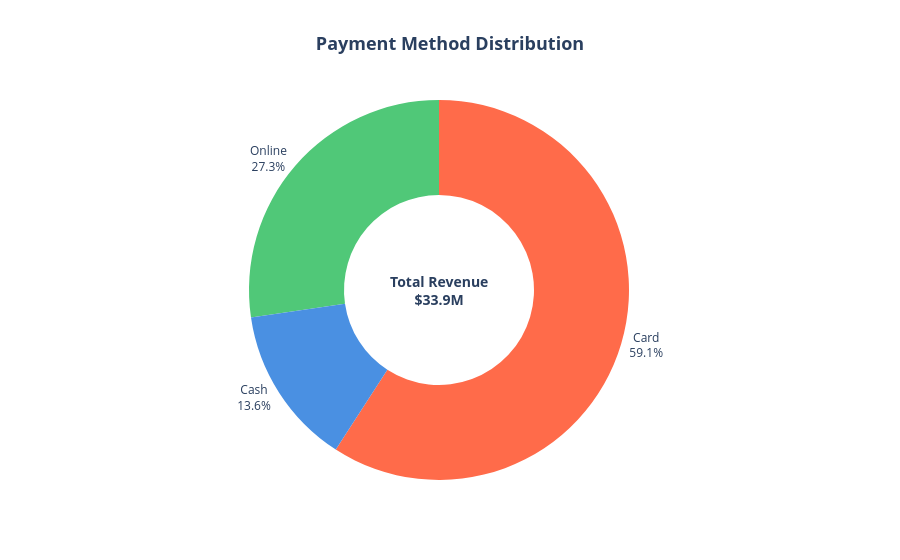

The code cell stored with this chart in its notebook:
### Markdown cell above
### Payment Distribution by Sales

### Code cell
payment_sales = df.groupby('Payment_Method')['Sales'].sum().reset_index()
payment_sales.columns = ['Payment_Method', 'Total_Revenue']

fig = go.Figure(data=[go.Pie(
    labels=payment_sales['Payment_Method'],
    values=payment_sales['Total_Revenue'],
    hole=0.5,
    textinfo='label+percent',
    textposition='outside',
    marker=dict(colors=['#FF6B4A', '#4A90E2', '#50C878', '#FFD700', '#9B59B6', '#FF7F50'])
)])

fig.update_layout(
    title='<b>Payment Method Distribution</b>',
    title_x=0.5,
    title_font_size=18,
    showlegend=False,
    annotations=[dict(
        text=f'<b>Total Revenue<br>${payment_sales["Total_Revenue"].sum()/1000000:.1f}M</b>',
        x=0.5, y=0.5,
        font_size=14,
        showarrow=False
    )]
)

fig.show()

### Figure 1 — Plotly figure (JSON) as saved in the notebook; plotly's stock layout.template omitted (floating-point values rounded to 4 significant figures)
{"data": [{"hole": 0.5, "labels": ["Card", "Cash", "Online"], "marker": {"colors": ["#FF6B4A", "#4A90E2", "#50C878", "#FFD700", "#9B59B6", "#FF7F50"]}, "textinfo": "label+percent", "textposition": "outside", "type": "pie", "values": [20020662, 4588025, 9243966]}], "layout": {"annotations": [{"font": {"size": 14}, "showarrow": false, "text": "<b>Total Revenue<br>$33.9M</b>", "x": 0.5, "y": 0.5}], "showlegend": false, "title": {"font": {"size": 18}, "text": "<b>Payment Method Distribution</b>", "x": 0.5}}}
